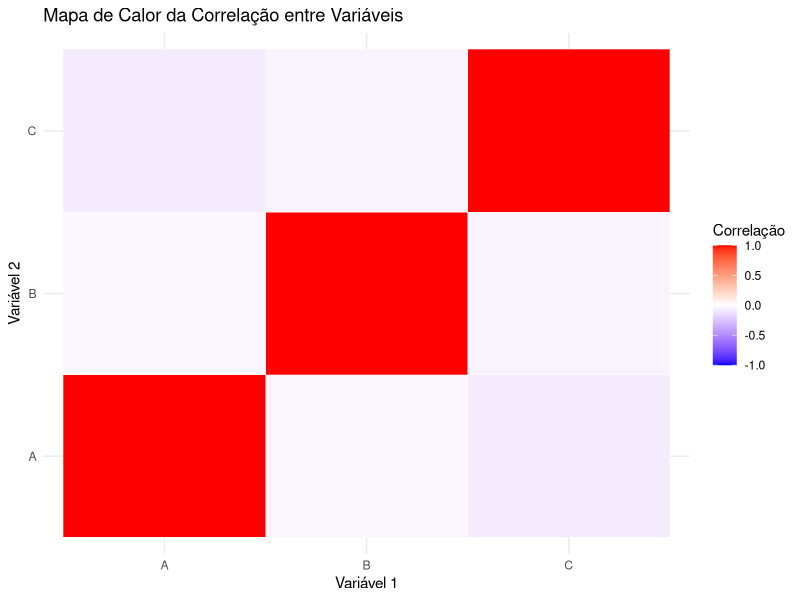

The R script that drew this image:
# Simular matriz de correlação
set.seed(2)
dados <- data.frame(
  A = stats::rnorm(50),
  B = stats::rnorm(50, mean = 5),
  C = stats::rnorm(50, mean = 10, sd = 3)
)
matriz_cor <- stats::cor(dados)

# Converter para formato longo e renomear variáveis
library(reshape2)
dados_long <- reshape2::melt(matriz_cor)
names(dados_long) <- c("Variável 1", "Variável 2", "Correlação")

# Heatmap com nomes atualizados (sem aspas em aes)
ggplot2::ggplot(dados_long, ggplot2::aes(x = `Variável 1`, y = `Variável 2`, fill = Correlação)) +
  ggplot2::geom_tile(color = "white") +
  ggplot2::scale_fill_gradient2(low = "blue", high = "red", mid = "white",
                                midpoint = 0, limit = c(-1, 1), name = "Correlação") +
  ggplot2::labs(title = "Mapa de Calor da Correlação entre Variáveis") +
  ggplot2::theme_minimal()
